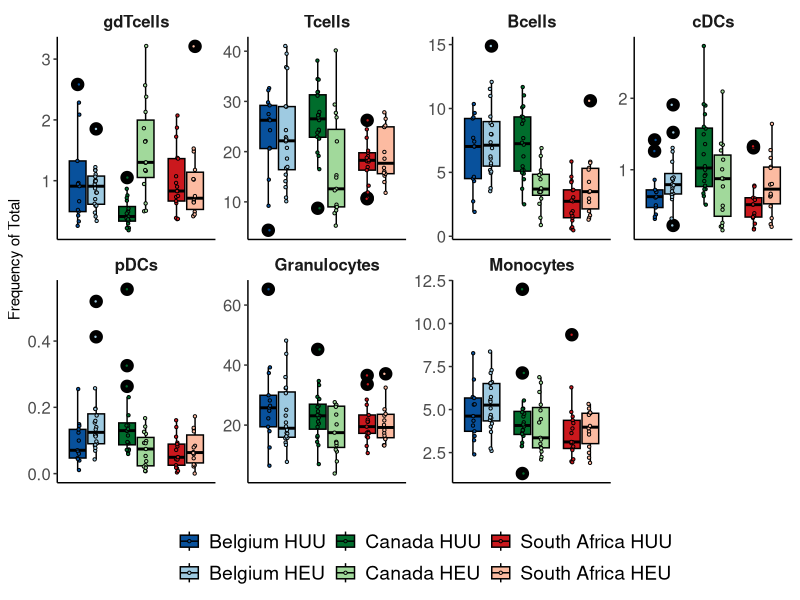

R code for this plot:
######################
# Nelly Amenyogbe
# HEU Manuscript Analysis: linear regression for flow cytometry cellular populations
###################

# load packages
library(plyr)
library(dplyr)
library(reshape2)
library(ggplot2)
library(cowplot)

# load data
flow <- read.csv("HEU_manuscript_analysis/Rdata/flow/gc_heu_fct_count.csv")

# Prepare data for analysis ####
# create molten/long data frame
colnames(flow)

f.m <- melt(flow, id.vars = c("Sample", "Stimulation", "Country", "Group"), measure.vars = c("Size", "gdTcells", "Tcells", "Bcells", "cDCs", "pDCs", "Granulocytes", "Monocytes"), variable.name = "population", value.name = "count")

all.cells <- unique(f.m$population)
all.cells

# Calculate frequency of total, as frequency of cells in the size gate
f.m <- ddply(f.m, .(Sample), transform, frequency.of.total = count/count[population == "Size"]*100)


#### Linear Model ####

# regression is performed on the frequency of total.  P-values are adjusted within each cohort specifically

populations <- all.cells[2:8] # exclude size 

cell.lm <- function(site){
  
  df <- filter(f.m, Country == site)
  
  df2 <- ldply(as.list(populations), function(i){
    
    lm.dat <- filter(df, population == i)
    
    fit <- lm(frequency.of.total ~ Group, data = lm.dat)
    
    x <- summary(fit)
    R2 <- x$adj.r.squared
    
    y <- as.data.frame(x$coefficients)
    y[,1] <- round(y[,1], digits = 3)
    y[,2] <- round(y[,2], digits = 3)
    y$confint97.5 <- y[,1] + y[,2]
    y$confint2.5 <- y[,1] - y[,2]
    y$R2 <- R2
    
    y$variable <- rownames(y)
    y$population <- i
    colnames(y)[4] <- "p.value"
    y
    
  })
  
  df2$Site <- site
  df2 <- filter(df2, variable != "(Intercept)")
  df2$p.adjust <- p.adjust(df2$p.value, method = "bonferroni")
  
  return(df2)
}



cad.lm <- cell.lm("Canada")
blg.lm <- cell.lm("Belgium")
saf.lm <- cell.lm("South.Africa")

lm.res <- rbind(cad.lm, blg.lm, saf.lm)

lm.sig <- filter(lm.res, p.adjust < 0.05) # CAD gdTcells, B cells, T cells 

# Plot Results ####

# set cols
cad.cols <- c("#006d2c", "#a1d99b")
blg.cols <- c("#08519c", "#9ecae1")
saf.cols <- c("#cb181d", "#fcbba1")

cols <- c(blg.cols, cad.cols, saf.cols)

# Prepare factor levels for plotting
f.m$Group <- gsub("Control", "HUU", f.m$Group)
f.m$Country <- gsub("South.Africa", "South Africa", f.m$Country)

f.m$site.group <- paste(f.m$Country, f.m$Group)
f.m$site.group <- factor(f.m$site.group, levels = c("Belgium HUU", "Belgium HEU", "Canada HUU", "Canada HEU", "South Africa HUU", "South Africa HEU"))

# subset dataset to only data for plotting
df.plot <- filter(f.m, population %in% populations)

ggplot(df.plot, aes(x = Country, y = frequency.of.total, fill = site.group)) + 
  geom_boxplot(outlier.size = NA, color = "black") +
  geom_point(shape = 21, size = 0.8, position = position_jitterdodge(dodge.width = 0.7, jitter.width = 0.2)) +
  scale_fill_manual("Group", values = cols) +
  facet_wrap(~population, nrow = 2, scales = "free") + 
  theme_classic() +
  labs(x = "", y = "Frequency of Total") +
  theme(axis.text.x = element_blank(),
        strip.text = element_text(size = 12, face = "bold", vjust = 0.8),
        strip.background = element_blank(),
        legend.position = "bottom",
        axis.ticks.x = element_blank(),
        legend.title = element_blank(),
        legend.text = element_text(size = 14),
        axis.text.y = element_text(size = 12))

#ggsave("HEU_manuscript_analysis/figures/flow_cytometry/gcHEU_flow_populations.pdf", device = "pdf", dpi = 300, width = 7, height = 4)
